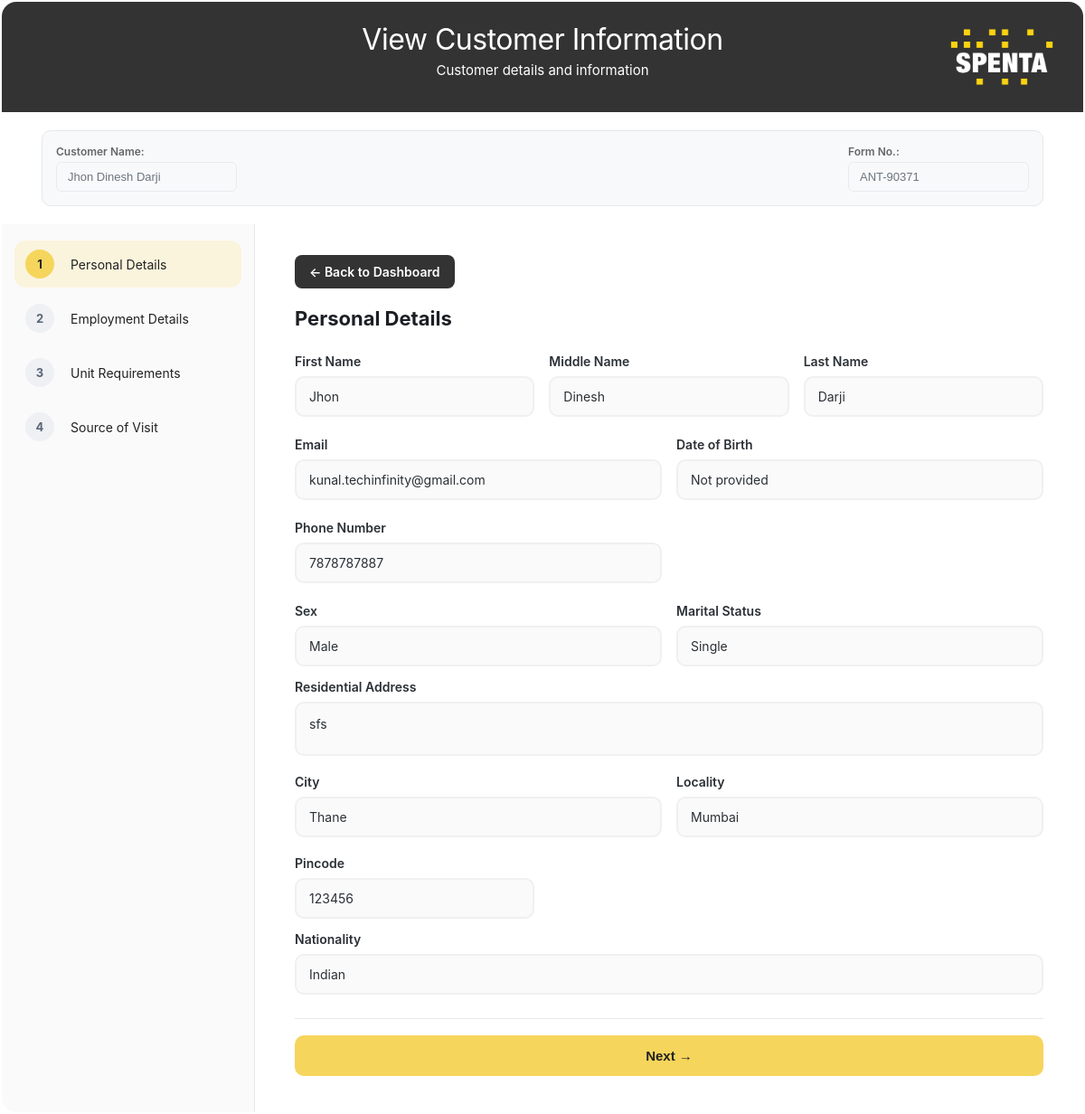
Before: /customer/38/edit/ with the older database file.
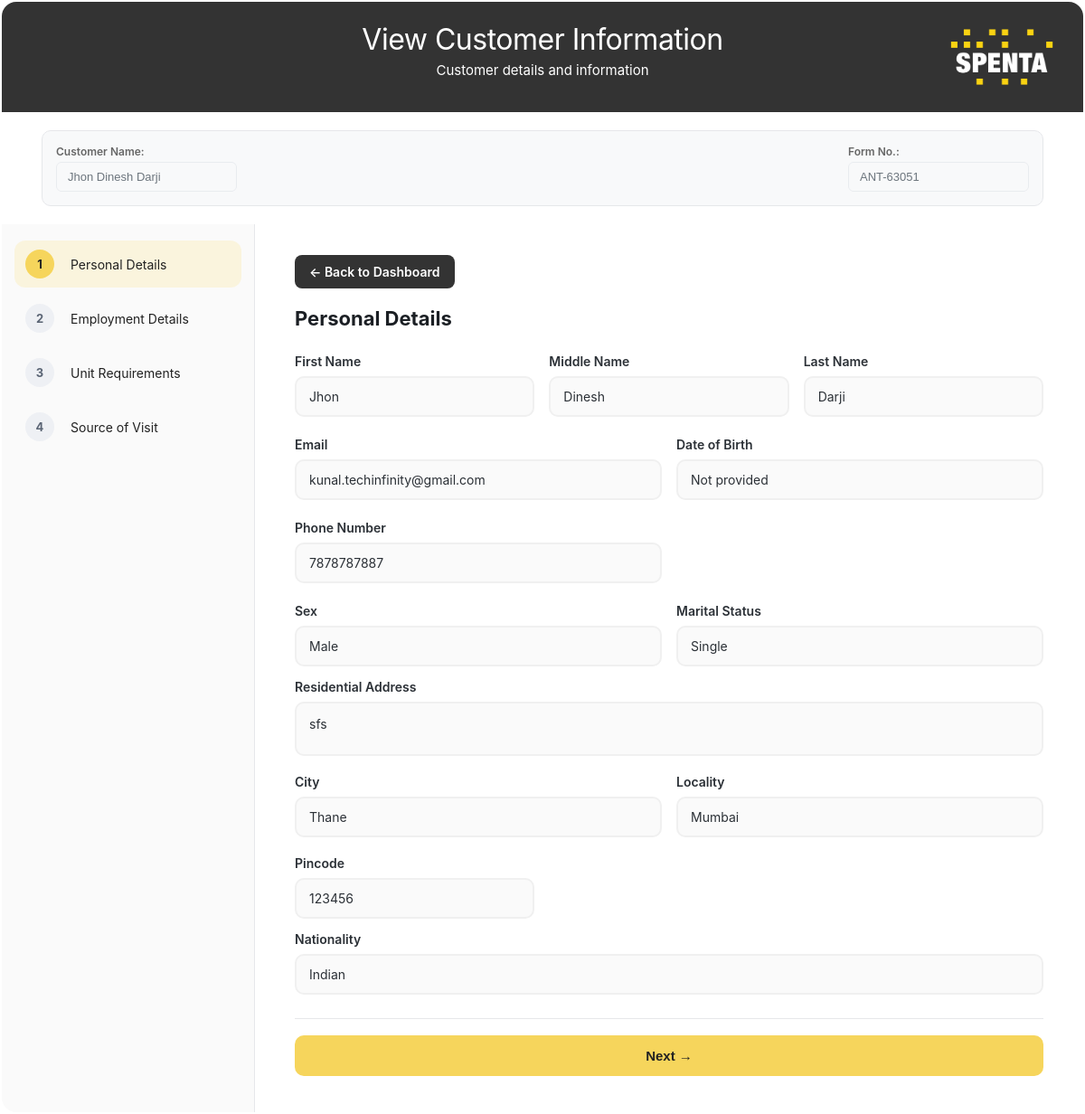
After: the same page with the newer database file.
### customer_enquiry/models.py (models this page shows, shortened)
class Customer(models.Model):
    NATIONALITY_CHOICES = [
        ('indian', 'Indian'),
        ('nri', 'NRI'),
        ('pio', 'PIO'),
        ('oci', 'OCI'),
    ]
    EMPLOYMENT_CHOICES = [
        ('salaried', 'Salaried'),
        ('business', 'Business'),
        ('professional', 'Professional'),
        ('retired', 'Retired'),
        ('homemaker', 'Homemaker'),
        ('other', 'Other'),  # NEW OPTION ADDED
    ]
    SEX_CHOICES = [
        ('male', 'Male'),
        ('female', 'Female'),
        ('other', 'Other'),
    ]
    MARITAL_STATUS_CHOICES = [
        ('single', 'Single'),
        ('married', 'Married'),
        ('divorced', 'Divorced'),
        ('widowed', 'Widowed'),
        ('other', 'Other'),
    ]
    CONFIGURATION_CHOICES = [
        ('1bhk', '1 BHK'),
        ('1.5bhk', '1.5 BHK'),
        ('2bhk', '2 BHK'),
        ('2.5bhk', '2.5 BHK'),
        ('3bhk', '3 BHK'),
        ('3.5bhk', '3.5 BHK'),
        ('4bhk', '4 BHK'),
        ('duplex', 'Duplex'),
        ('other_config', 'Other'),
    ]
    BUDGET_CHOICES = [
        ('less_than_1cr', 'Less than 1 Cr.'),
        ('1cr_to_2cr', '1 Cr. to 2 Cr.'),
        ('2cr_to_4cr', '2 Cr. to 4 Cr.'),
        ('4cr_to_6cr', '4 Cr. to 6 Cr.'),
        ('more_than_6cr', 'More than 6 Cr.'),
    ]
    CONSTRUCTION_STATUS_CHOICES = [
        ('under_construction', 'Under Construction (>1 yr)'),
        ('near_completion', 'Near Completion (<1 yr)'),
        ('ready_possession', 'Ready Possession'),
    ]
    PURPOSE_CHOICES = [
        ('personal_use', 'Personal Use'),
        ('investment', 'Investment'),
        ('second_home', 'Second Home'),
        ('gift', 'Gift'),
        ('other', 'Other'),
    ]
    form_number = models.CharField(
        max_length=20,
        unique=True,
        help_text="Auto-generated form number"
    )
    form_date = models.DateField(default=timezone.now)
    first_name = models.CharField(max_length=100)
    middle_name = models.CharField(max_length=100, blank=True)
    last_name = models.CharField(max_length=100)
    email = models.EmailField(validators=[EmailValidator()])
    phone_number = models.CharField(
        max_length=10,
        validators=[RegexValidator(
            regex=r'^\d{10}$',
            message='Phone number must be 10 digits'
        )],
        blank=True,
        null=True,
        help_text="10-digit phone number"
    )
    sex = models.CharField(
        max_length=10,
        choices=SEX_CHOICES,
        blank=True,
        help_text="Gender/Sex of the customer"
    )
    marital_status = models.CharField(
        max_length=15,
        choices=MARITAL_STATUS_CHOICES,
        blank=True,
        help_text="Marital status of the customer"
    )
    date_of_birth = models.DateField(blank=True, null=True)
    residential_address = models.TextField(blank=True)
    city = models.CharField(max_length=100)
    locality = models.CharField(max_length=100)
    pincode = models.CharField(
        max_length=6,
        validators=[RegexValidator(
            regex=r'^\d{6}$',
            message='Pincode must be 6 digits'
        )]
    )
    nationality = models.CharField(
        max_length=10,
        choices=NATIONALITY_CHOICES
    )
    employment_type = models.CharField(
        max_length=15,
        choices=EMPLOYMENT_CHOICES
    )
    company_name = models.CharField(max_length=200, blank=True)
    designation = models.CharField(max_length=100, blank=True)
    industry = models.CharField(max_length=100, blank=True)
    configuration = models.CharField(
        max_length=15,  # Increased length to accommodate new options
        choices=CONFIGURATION_CHOICES
    )
    budget = models.CharField(
        max_length=20,  # Increased length for new budget ranges
        choices=BUDGET_CHOICES
    )
    construction_status = models.CharField(
        max_length=20,
        choices=CONSTRUCTION_STATUS_CHOICES
    )
    purpose_of_buying = models.CharField(
        max_length=15,
        choices=PURPOSE_CHOICES
    )
    source_details = models.TextField(
        blank=True,
        help_text="Additional details for Newspaper Ad, Social Media, Exhibition, or Property Portal"
    )
    created_at = models.DateTimeField(auto_now_add=True)
    updated_at = models.DateTimeField(auto_now=True)
    class Meta:
        db_table = 'customers'
        ordering = ['-created_at']
        verbose_name = 'Customer'
        verbose_name_plural = 'Customers'
    def get_full_name(self):
        if self.middle_name:
            return f"{self.first_name} {self.middle_name} {self.last_name}"
        return f"{self.first_name} {self.last_name}"

### customer_enquiry/views.py (the view)
# urls.py: path('customer/<int:pk>/edit/', views.edit_customer, name='edit_customer'),
def edit_customer(request, pk):
    customer = get_object_or_404(Customer, pk=pk)
    if request.method == 'POST':
        messages.info(request, 'This form is view-only. Customer information cannot be edited.')
        return redirect('customer_enquiry:edit_customer', pk=pk)
    current_sources = list(customer.sources.values_list('source_type', flat=True))
    try:
        channel_partner = customer.channel_partner
    except ChannelPartner.DoesNotExist:
        channel_partner = None
    try:
        referral = customer.referral
    except Referral.DoesNotExist:
        referral = None
    context = {
        'customer': customer,
        'current_sources': current_sources,
        'channel_partner': channel_partner,
        'referral': referral,
        'view_only': True,  # Flag to indicate this is view-only mode
    }
    return render(request, 'edit_customer.html', context)

### customer_enquiry/templates/edit_customer.html (shortened to what the changed rows need)
{% load static %}
<!DOCTYPE html>
<html lang="en">
<head>
</head>
<body>
    <div class="card">
        <div class="form-header">
            <div>
                <label>Customer Name:</label>
                <input type="text" value="{{ customer.get_full_name }}" readonly>
            </div>
            <div>
                <label>Form No.:</label>
                <input type="text" value="{{ customer.form_number }}" readonly class="form-number-input">
            </div>
        </div>
        <div class="main">
            <section class="form">
                    <div class="section active" data-step="1">
                        <h3>Personal Details</h3>
                        <div class="grid cols-3">
                            <div>
                                <label>First Name</label>
                                <div class="field-display">{{ customer.first_name|default:"Not provided" }}</div>
                            </div>
                            <div>
                                <label>Middle Name</label>
                                <div class="field-display">{{ customer.middle_name|default:"Not provided" }}</div>
                            </div>
                            <div>
                                <label>Last Name</label>
                                <div class="field-display">{{ customer.last_name|default:"Not provided" }}</div>
                            </div>
                        </div>
                        <div class="grid cols-2" style="margin-top:14px">
                            <div>
                                <label>Email</label>
                                <div class="field-display">{{ customer.email|default:"Not provided" }}</div>
                            </div>
                            <div>
                                <label>Date of Birth</label>
                                <div class="field-display">{{ customer.date_of_birth|date:"F d, Y"|default:"Not provided" }}</div>
                            </div>
                        </div>
                        <div class="grid cols-2" style="margin-top:14px">
                            <div>
                                <label>Phone Number</label>
                                <div class="field-display">{{ customer.phone_number|default:"Not provided" }}</div>
                            </div>
                            <div>
                            </div>
                        </div>
                        <div class="grid cols-2" style="margin-top:14px">
                            <div>
                            </div>
                            <div>
                            </div>
                        </div>
                        <label style="margin-top:14px">Residential Address</label>
                        <div class="field-display address-display">{{ customer.residential_address|default:"Not provided" }}</div>
                        <div class="grid cols-2" style="margin-top:12px">
                            <div>
                                <label>City</label>
                                <div class="field-display">{{ customer.city|default:"Not provided" }}</div>
                            </div>
                            <div>
                                <label>Locality</label>
                                <div class="field-display">{{ customer.locality|default:"Not provided" }}</div>
                            </div>
                        </div>
                        <div class="grid cols-3" style="margin-top:12px">
                            <div>
                                <label>Pincode</label>
                                <div class="field-display">{{ customer.pincode|default:"Not provided" }}</div>
                            </div>
                        </div>
                        <label style="margin-top:14px">Nationality</label>
                        <div class="field-display">{% if customer.nationality == 'indian' %}Indian{% elif customer.nationality == 'nri' %}NRI{% elif customer.nationality == 'pio' %}PIO{% elif customer.nationality == 'oci' %}OCI{% else %}Not provided{% endif %}</div>
                    </div>
            </section>
        </div>
    </div>
</body>
</html>

Changed rows visible on the page:
changed Customer "Jhon": form_number "ANT-90371" → "ANT-63051"
